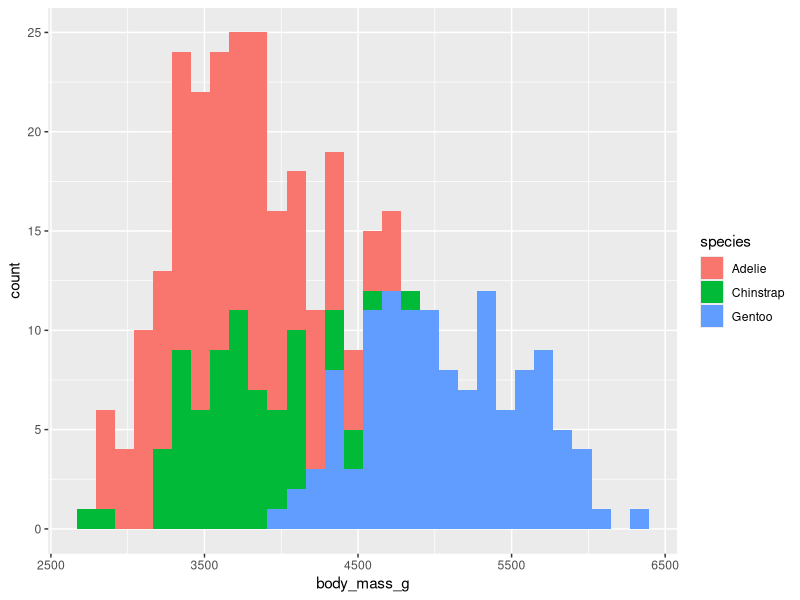
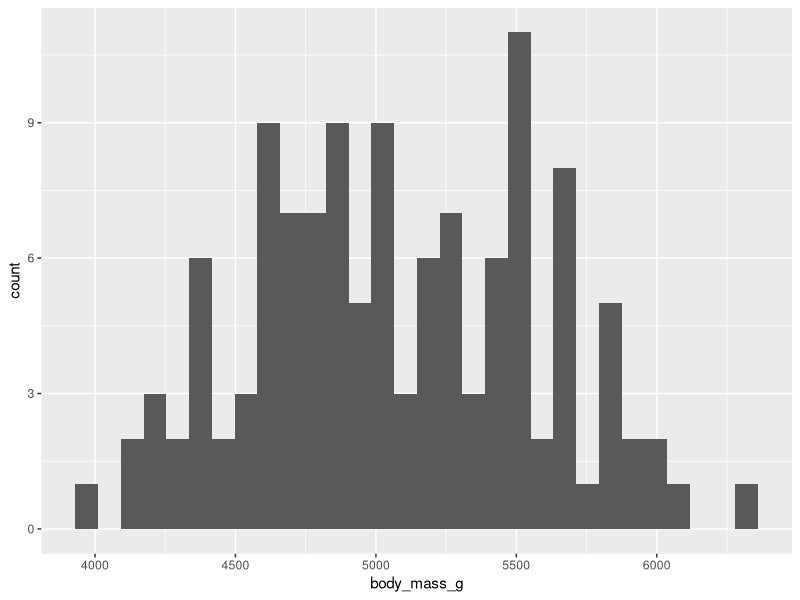
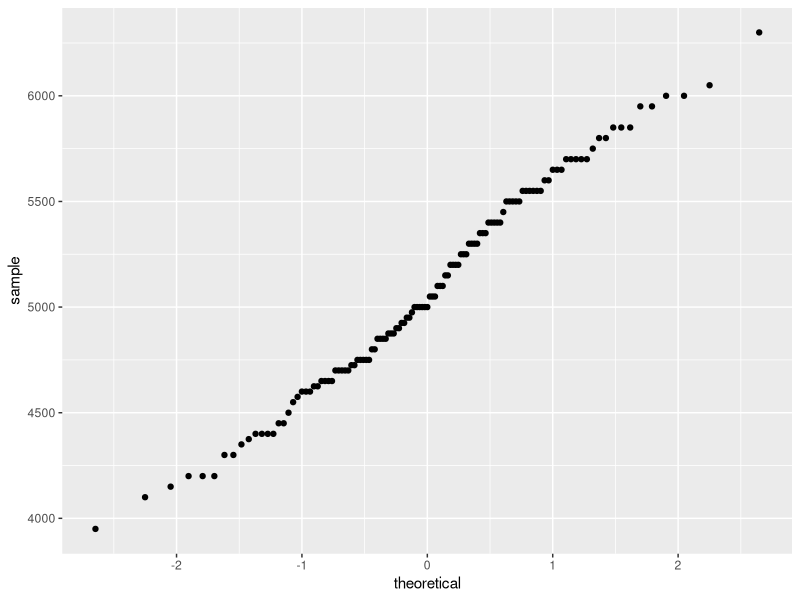
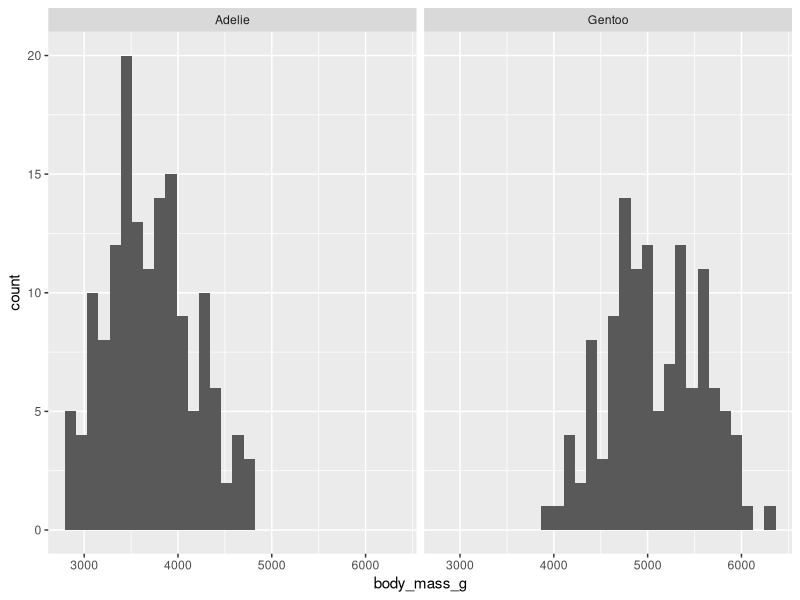
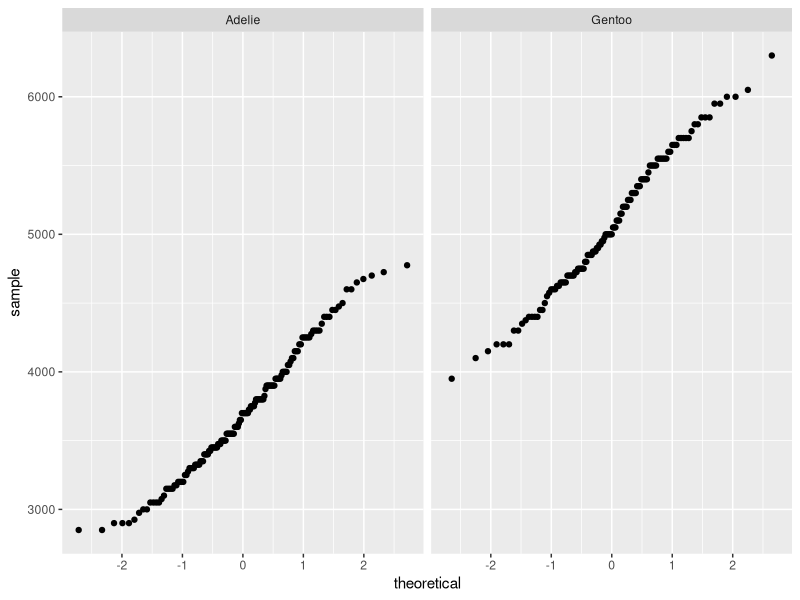

Reproduce these figures in R, in order.
## ---- chunk 1
knitr::opts_chunk$set(fig.width=6, fig.asp = 0.618, collapse=TRUE) 
## ---- chunk 2
library(tidyverse)
library(palmerpenguins)
library(rstatix)
library(knitr)  # prints pretty tables
## ---- chunk 3
# Two great functions for looking at the first few rows of your variables:
head(penguins)
glimpse(penguins)

# Summary statistics. Note # of observations and NAs
summary(penguins)

ggplot(data=penguins) +
  geom_histogram(aes(x=body_mass_g, fill=species))
## ---- chunk 4
# Separate just the Gentoo from all the penguin data
gentoo = penguins %>% 
  filter(species=="Gentoo") 

# Quickly visualize the body mass data
ggplot(data=gentoo) +
  geom_histogram(aes(x=body_mass_g))

# Calculate the mean and standard deviation Gentoo body mass in our data (sometimes base R is more sensible than dplyr)
mean(gentoo$body_mass_g, na.rm=TRUE)
sd(gentoo$body_mass_g, na.rm=TRUE)
## ---- chunk 5
# Test for the presence of outliers in the Gentoo body mass data
gentoo %>%
  identify_outliers(body_mass_g)

# Note: here is a result from a made-up dataset where I added an outlier
# data.frame(dat=c(rnorm(100), 312)) %>% identify_outliers()  
## ---- chunk 6
# Check normality assumption with a qqplot:
ggplot(gentoo) +
  stat_qq(aes(sample=body_mass_g))
## ---- chunk 7
t.test(gentoo$body_mass_g, mu = 5950) # Base R

t_test_results = gentoo %>% t_test(body_mass_g ~ 1, mu = 5950) # dplyr-friendly version
kable(t_test_results)
## ---- chunk 8
gentoo %>% cohens_d(body_mass_g ~ 1, mu = 6500)
## ---- chunk 9
# Simplify the dataset to what we need
data_for_t_test = penguins %>%
  filter(species %in% c("Gentoo", "Adelie"),
         !is.na(body_mass_g)) %>%
  select(species, body_mass_g) %>%
  droplevels() # This removes the "Chinstrap" level from the species factor

# Calculate summary stats
data_for_t_test %>%
  group_by(species) %>%
  summarize(mean=mean(body_mass_g), sd=sd(body_mass_g))

# Plot a quick histogram:
ggplot(aes(x=body_mass_g), data=data_for_t_test) +
  geom_histogram() +
  facet_wrap(~species)

# Look for the presence of outliers
data_for_t_test %>%
  group_by(species) %>%
  identify_outliers(body_mass_g)

# Check normality assumption with a qqplot:
ggplot(data_for_t_test) +
  stat_qq(aes(sample=body_mass_g)) +
  facet_wrap(~species)

# Check equality of variances
data_for_t_test %>% levene_test(body_mass_g ~ species)
## ---- chunk 10
# Base R version:
t.test(data_for_t_test$body_mass_g ~ data_for_t_test$species)

# dplyr-friendly version:
data_for_t_test %>% 
  t_test(body_mass_g ~ species) 

# Calculate the effect size:
data_for_t_test %>%  cohens_d(body_mass_g ~ species)
